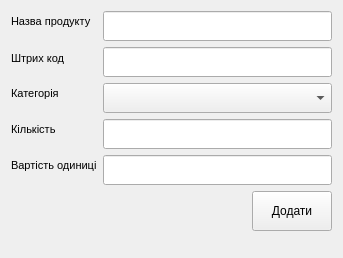
<?xml version="1.0" encoding="UTF-8"?>
<ui version="4.0">
 <class>AddProductForm</class>
 <widget class="QWidget" name="AddProductForm">
  <property name="geometry">
   <rect>
    <x>0</x>
    <y>0</y>
    <width>343</width>
    <height>258</height>
   </rect>
  </property>
  <property name="windowTitle">
   <string>Form</string>
  </property>
  <layout class="QVBoxLayout" name="verticalLayout">
   <item>
    <layout class="QFormLayout" name="formLayout">
     <item row="0" column="0">
      <widget class="QLabel" name="label">
       <property name="maximumSize">
        <size>
         <width>16555</width>
         <height>20</height>
        </size>
       </property>
       <property name="font">
        <font>
         <pointsize>8</pointsize>
        </font>
       </property>
       <property name="text">
        <string>Назва продукту</string>
       </property>
      </widget>
     </item>
     <item row="0" column="1">
      <widget class="QLineEdit" name="lineEdit">
       <property name="minimumSize">
        <size>
         <width>0</width>
         <height>30</height>
        </size>
       </property>
      </widget>
     </item>
     <item row="1" column="0">
      <widget class="QLabel" name="label_5">
       <property name="font">
        <font>
         <pointsize>8</pointsize>
        </font>
       </property>
       <property name="text">
        <string>Штрих код</string>
       </property>
      </widget>
     </item>
     <item row="1" column="1">
      <widget class="QLineEdit" name="lineEdit_4">
       <property name="minimumSize">
        <size>
         <width>0</width>
         <height>30</height>
        </size>
       </property>
      </widget>
     </item>
     <item row="2" column="0">
      <widget class="QLabel" name="label_3">
       <property name="maximumSize">
        <size>
         <width>16555</width>
         <height>20</height>
        </size>
       </property>
       <property name="font">
        <font>
         <pointsize>8</pointsize>
        </font>
       </property>
       <property name="text">
        <string>Категорія</string>
       </property>
      </widget>
     </item>
     <item row="2" column="1">
      <widget class="QComboBox" name="comboBoxProductCategories">
       <property name="minimumSize">
        <size>
         <width>0</width>
         <height>30</height>
        </size>
       </property>
      </widget>
     </item>
     <item row="3" column="0">
      <widget class="QLabel" name="label_2">
       <property name="maximumSize">
        <size>
         <width>16555</width>
         <height>20</height>
        </size>
       </property>
       <property name="font">
        <font>
         <pointsize>8</pointsize>
        </font>
       </property>
       <property name="text">
        <string>Кількість</string>
       </property>
      </widget>
     </item>
     <item row="3" column="1">
      <widget class="QLineEdit" name="lineEdit_2">
       <property name="minimumSize">
        <size>
         <width>0</width>
         <height>30</height>
        </size>
       </property>
      </widget>
     </item>
     <item row="4" column="0">
      <widget class="QLabel" name="label_4">
       <property name="maximumSize">
        <size>
         <width>16555</width>
         <height>20</height>
        </size>
       </property>
       <property name="font">
        <font>
         <pointsize>8</pointsize>
        </font>
       </property>
       <property name="text">
        <string>Вартість одиниці</string>
       </property>
      </widget>
     </item>
     <item row="4" column="1">
      <widget class="QLineEdit" name="lineEdit_3">
       <property name="minimumSize">
        <size>
         <width>0</width>
         <height>30</height>
        </size>
       </property>
      </widget>
     </item>
    </layout>
   </item>
   <item>
    <layout class="QHBoxLayout" name="horizontalLayout">
     <item>
      <spacer name="horizontalSpacer">
       <property name="orientation">
        <enum>Qt::Horizontal</enum>
       </property>
       <property name="sizeHint" stdset="0">
        <size>
         <width>40</width>
         <height>20</height>
        </size>
       </property>
      </spacer>
     </item>
     <item>
      <widget class="QPushButton" name="pushButtonAddProduct">
       <property name="minimumSize">
        <size>
         <width>0</width>
         <height>40</height>
        </size>
       </property>
       <property name="text">
        <string>Додати</string>
       </property>
      </widget>
     </item>
    </layout>
   </item>
   <item>
    <spacer name="verticalSpacer">
     <property name="orientation">
      <enum>Qt::Vertical</enum>
     </property>
     <property name="sizeHint" stdset="0">
      <size>
       <width>0</width>
       <height>0</height>
      </size>
     </property>
    </spacer>
   </item>
  </layout>
 </widget>
 <resources/>
 <connections/>
</ui>
